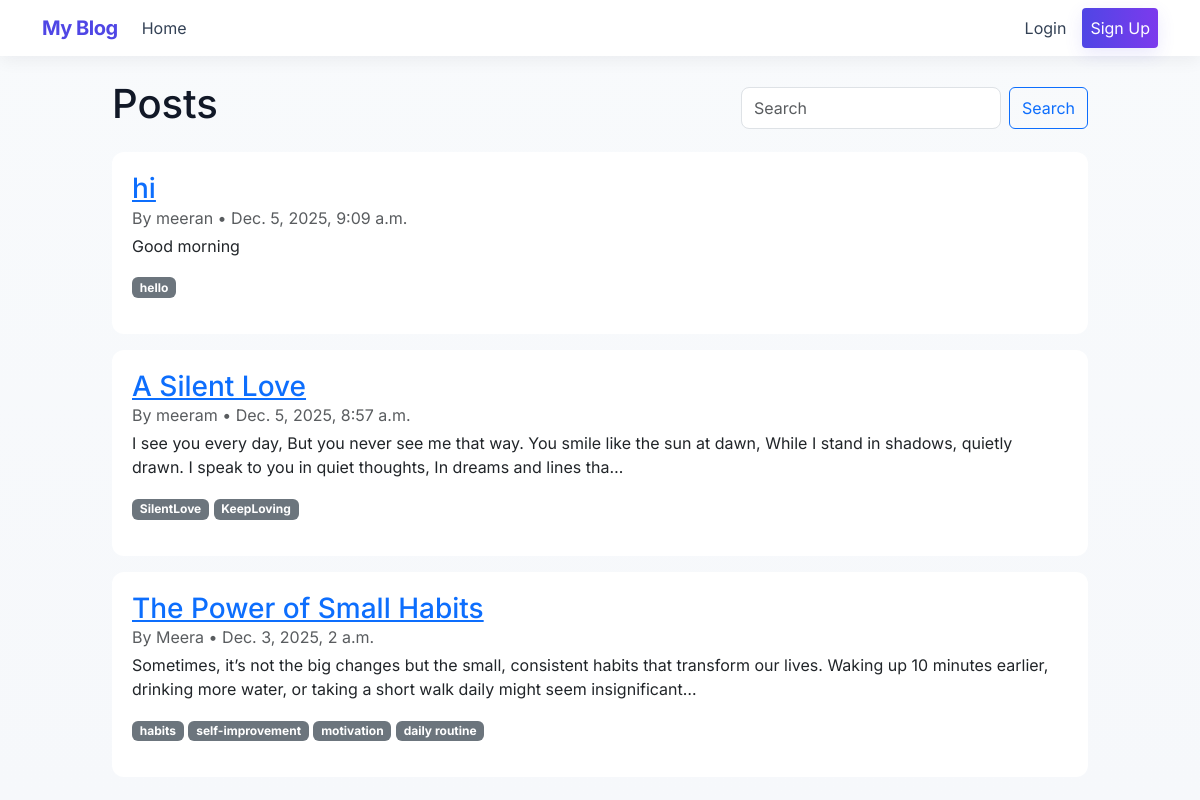
The page / on the database its author committed.
### blog/models.py (models this page shows, shortened)
class Post(models.Model):
    STATUS_CHOICES = (
        ('draft','Draft'),
        ('pending','Pending Approval'),
        ('approved','Approved'),
        ('rejected','Rejected'),
    )
    title = models.CharField(max_length=200)
    slug = models.SlugField(max_length=220, unique=True, blank=True)
    body = models.TextField()
    author = models.ForeignKey(User, on_delete=models.CASCADE, related_name='posts')
    tags = models.ManyToManyField(Tag, blank=True, related_name='posts')
    status = models.CharField(max_length=10, choices=STATUS_CHOICES, default='draft')
    featured = models.BooleanField(default=False)
    created_at = models.DateTimeField(auto_now_add=True)
    updated_at = models.DateTimeField(auto_now=True)
    class Meta:
        ordering = ['-created_at']
    def get_absolute_url(self):
        return reverse('post_detail', args=[self.slug])

class Tag(models.Model):
    name = models.CharField(max_length=50, unique=True)

### blog/views.py (the view)
# urls.py: path('', PostListView.as_view(), name='post_list'),
class PostListView(ListView):
	model = Post
	paginate_by = 10
	template_name = 'blog/post_list.html'
	def get_queryset(self):
		qs = Post.objects.filter(status='approved')
		q = self.request.GET.get('q')
		tag = self.request.GET.get('tag')
		if q:
			qs = qs.filter(Q(title__icontains=q) | Q(body__icontains=q) | Q(tags__name__icontains=q)).distinct()
		if tag:
			qs = qs.filter(tags__name=tag)
		return qs

### blog/templates/blog/post_list.html (shortened to what this page needs)
{% extends 'blog/base.html' %}
{% block content %}
  <div class="d-flex justify-content-between align-items-center mb-3">
    <h1>Posts</h1>
    <form class="d-flex" method="get">
      <input class="form-control me-2" name="q" placeholder="Search" value="{{ request.GET.q }}">
      <button class="btn btn-outline-primary">Search</button>
    </form>
  </div>
  {% for post in object_list %}
    <div class="card mb-3">
      <div class="card-body">
        <div class="d-flex justify-content-between align-items-start">
          <div>
            <h3 class="mb-0"><a href="{{ post.get_absolute_url }}">{{ post.title }}</a></h3>
            <p class="text-muted mb-1">By {{ post.author }} • {{ post.created_at }}</p>
          </div>
        </div>
        <p>{{ post.body|truncatechars:200 }}</p>
        <p>
          {% for tag in post.tags.all %}
            <a href="?tag={{ tag.name }}" class="badge bg-secondary text-decoration-none">{{ tag.name }}</a>
          {% endfor %}
        </p>
      </div>
    </div>
  {% empty %}
    <p>No posts found.</p>
  {% endfor %}
{% endblock %}

### blog/templates/blog/base.html (shortened to what this page needs)
<!doctype html>
<html lang="en">
  <head>
    <link href="https://cdn.jsdelivr.net/npm/bootstrap@5.3.0/dist/css/bootstrap.min.css" rel="stylesheet">
    {% load static %}
    <link rel="stylesheet" href="{% static 'blog/styles.css' %}">
  </head>
  <body>
    <nav class="navbar navbar-expand-lg navbar-light bg-white navbar-custom mb-4 shadow-sm">
      <div class="container">
        <a class="navbar-brand site-brand" href="{% url 'post_list' %}">My Blog</a>
        <div class="collapse navbar-collapse">
          <ul class="navbar-nav me-auto align-items-center">
            <li class="nav-item"><a class="nav-link" href="{% url 'post_list' %}">Home</a></li>
          </ul>
          <ul class="navbar-nav ms-auto align-items-center">
            {% if user.is_authenticated %}
              <li class="nav-item"><span class="nav-link user-badge">{{ user.username }} <small class="text-muted">({{ user.profile.role }})</small></span></li>
              {% if user.profile.role == 'author' %}
                <li class="nav-item"><a class="nav-link btn btn-sm btn-outline-primary ms-2" href="{% url 'post_create' %}">New Post</a></li>
              {% endif %}
              <li class="nav-item"><a class="nav-link ms-2" href="{% url 'logout' %}">Logout</a></li>
            {% else %}
              <li class="nav-item"><a class="nav-link" href="{% url 'login' %}">Login</a></li>
              <li class="nav-item"><a class="nav-link btn btn-sm btn-primary text-white ms-2" href="{% url 'signup' %}">Sign Up</a></li>
            {% endif %}
          </ul>
        </div>
      </div>
    </nav>
    <div class="container main-container">
      {% block content %}{% endblock %}
    </div>
  </body>
</html>

### blog/static/blog/styles.css (style rules this page uses)
:root { --bg:#f6f8fb; --card:#ffffff; --muted:#6c757d; --accent:#4f46e5; --accent-2:#06b6d4; }
html,body { height:100%; font-family: 'Inter', system-ui, -apple-system, 'Segoe UI', Roboto, 'Helvetica Neue', Arial; background: linear-gradient(180deg, #f8fafc 0%, var(--bg) 100%); color: #111827; }
.main-container { max-width:1000px; margin-top: 1.25rem; margin-bottom: 2.5rem; }
.site-brand { font-weight:700; color:var(--accent); letter-spacing: -0.5px; }
.navbar-custom .nav-link { color:#334155; }
.card { border: none; border-radius: 12px; }
.card .card-body { padding:1.25rem; }
.shadow-sm { box-shadow: 0 4px 18px rgba(16,24,40,0.06) !important; }
.btn-primary { background: linear-gradient(90deg, var(--accent), #7c3aed); border:none; box-shadow: 0 6px 18px rgba(79,70,229,0.12); }
.form-control, .form-select { border-radius:8px; padding:.5rem .75rem; }

### rows shown on the page
Post: title "hi", author "meeran", created_at "Dec. 5, 2025, 9:09 a.m.", body "Good morning"
Tag: name "hello"
Post: title "A Silent Love", author "meeram", created_at "Dec. 5, 2025, 8:57 a.m.", body "I see you every day, But you never see me that way. You smile like the sun at dawn, While I stand in shadows, quietly drawn. I speak to you in quiet thoughts, In dreams and lines tha…"
Tag: name "SilentLove"
Tag: name "KeepLoving"
Post: title "The Power of Small Habits", author "Meera", created_at "Dec. 3, 2025, 2 a.m.", body "Sometimes, it’s not the big changes but the small, consistent habits that transform our lives. Waking up 10 minutes earlier, drinking more water, or taking a short walk daily might seem insignificant…"
Tag: name "habits"
Tag: name "self-improvement"
Tag: name "motivation"
Tag: name "daily routine"
